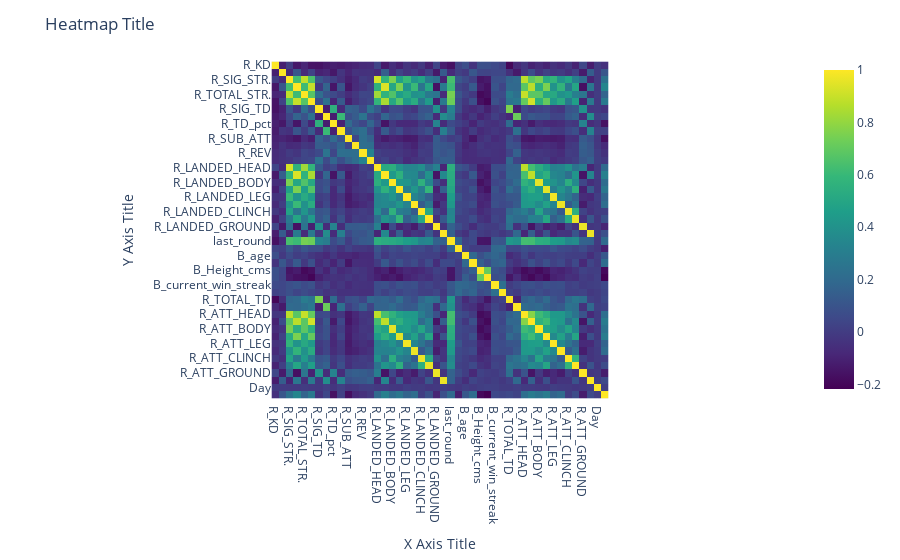

The cell this chart's notebook holds for it:
### Code cell
import plotly.express as px

co = fights.corr(numeric_only=True)
fig = px.imshow(co.values,
                x=co.columns,
                y=co.columns,
                color_continuous_scale='Viridis')

fig.update_layout(xaxis_title='X Axis Title',
                  yaxis_title='Y Axis Title',
                  title='Heatmap Title')

fig.show()

### Figure 1 — Plotly figure (JSON) as saved in the notebook; plotly's stock layout.template omitted (floating-point values rounded to 4 significant figures; data arrays with more than 128 entries replaced by an {"elided": "..."} marker saying what was removed)
{"data": [{"coloraxis": "coloraxis", "hovertemplate": "x: %{x}<br>y: %{y}<br>color: %{z}<extra></extra>", "name": "0", "type": "heatmap", "x": ["R_KD", "B_KD", "R_SIG_STR.", "B_SIG_STR.", "R_TOTAL_STR.", "B_TOTAL_STR.", "R_SIG_TD", "B_SIG_TD", "R_TD_pct", "B_TD_pct", "R_SUB_ATT", "B_SUB_ATT", "R_REV", "B_REV", "R_LANDED_HEAD", "B_LANDED_HEAD", "R_LANDED_BODY", "B_LANDED_BODY", "R_LANDED_LEG", "B_LANDED_LEG", "R_LANDED_CLINCH", "B_LANDED_CLINCH", "R_LANDED_GROUND", "B_LANDED_GROUND", "last_round", "title_bout", "B_age", "R_age", "B_Height_cms", "R_Height_cms", "B_current_win_streak", "R_current_win_streak", "R_TOTAL_TD", "B_TOTAL_TD", "R_ATT_HEAD", "B_ATT_HEAD", "R_ATT_BODY", "B_ATT_BODY", "R_ATT_LEG", "B_ATT_LEG", "R_ATT_CLINCH", "B_ATT_CLINCH", "R_ATT_GROUND", "B_ATT_GROUND", "Day", "Year"], "xaxis": "x", "y": ["R_KD", "B_KD", "R_SIG_STR.", "B_SIG_STR.", "R_TOTAL_STR.", "B_TOTAL_STR.", "R_SIG_TD", "B_SIG_TD", "R_TD_pct", "B_TD_pct", "R_SUB_ATT", "B_SUB_ATT", "R_REV", "B_REV", "R_LANDED_HEAD", "B_LANDED_HEAD", "R_LANDED_BODY", "B_LANDED_BODY", "R_LANDED_LEG", "B_LANDED_LEG", "R_LANDED_CLINCH", "B_LANDED_CLINCH", "R_LANDED_GROUND", "B_LANDED_GROUND", "last_round", "title_bout", "B_age", "R_age", "B_Height_cms", "R_Height_cms", "B_current_win_streak", "R_current_win_streak", "R_TOTAL_TD", "B_TOTAL_TD", "R_ATT_HEAD", "B_ATT_HEAD", "R_ATT_BODY", "B_ATT_BODY", "R_ATT_LEG", "B_ATT_LEG", "R_ATT_CLINCH", "B_ATT_CLINCH", "R_ATT_GROUND", "B_ATT_GROUND", "Day", "Year"], "yaxis": "y", "z": {"elided": "46x46 float values"}}], "layout": {"coloraxis": {"colorscale": [[0, "#440154"], [0.1111, "#482878"], [0.2222, "#3e4989"], [0.3333, "#31688e"], [0.4444, "#26828e"], [0.5556, "#1f9e89"], [0.6667, "#35b779"], [0.7778, "#6ece58"], [0.8889, "#b5de2b"], [1, "#fde725"]]}, "margin": {"t": 60}, "title": {"text": "Heatmap Title"}, "xaxis": {"anchor": "y", "constrain": "domain", "domain": [0, 1], "scaleanchor": "y", "title": {"text": "X Axis Title"}}, "yaxis": {"anchor": "x", "autorange": "reversed", "constrain": "domain", "domain": [0, 1], "title": {"text": "Y Axis Title"}}}}
